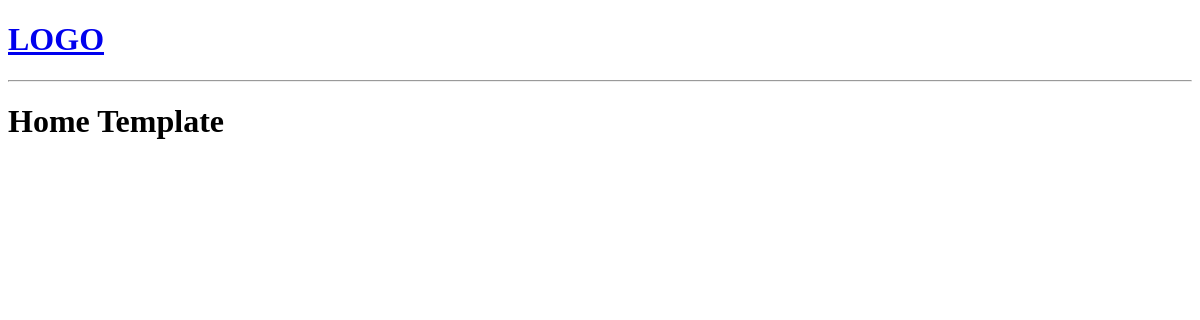
Before: / with the older database file.
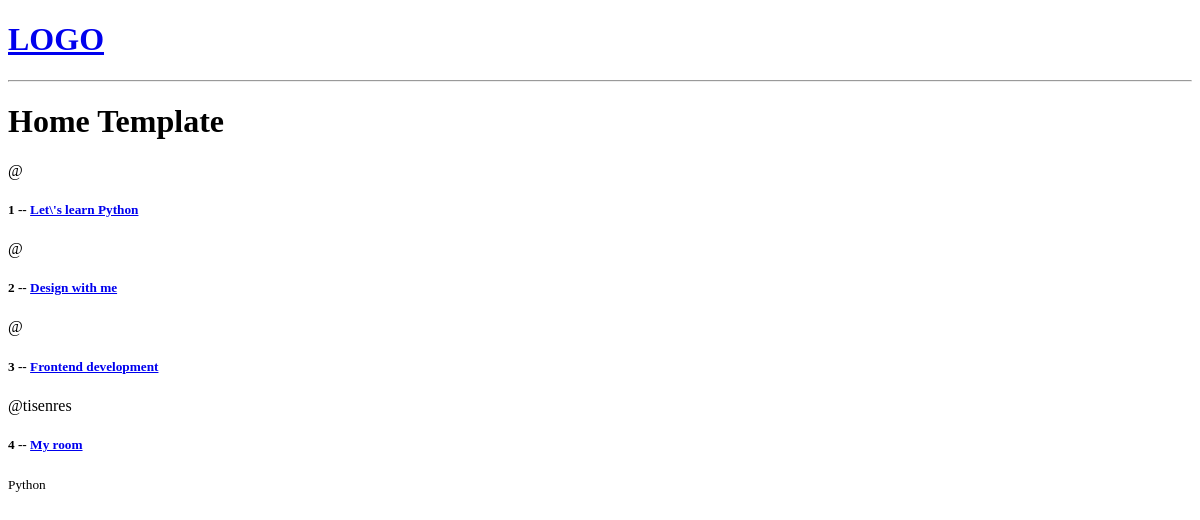
After: the same page with the newer database file.
### base/models.py (models this page shows, shortened)
class Room(models.Model):
    host = models.ForeignKey(User, on_delete=models.SET_NULL, null=True)
    topic = models.ForeignKey(Topic, on_delete=models.SET_NULL, null=True)
    name = models.CharField(max_length=200)
    description = models.TextField(null=True, blank=True)
    updated = models.DateTimeField(auto_now=True)
    created = models.DateTimeField(auto_now_add=True)

class Topic(models.Model):
    name = models.CharField(max_length=200)

### base/views.py (the view)
# urls.py: path('', views.home, name='home'),
def home(request):
    rooms = Room.objects.all()
    context = {'rooms': rooms}
    return render(request, 'base/home.html', context)

### base/templates/base/home.html
{% extends 'main.html' %}
{% block content %}
    <h1>Home Template</h1>
    <div>
        {% for room in rooms %}
            <div>
            <span>@{{ room.host.username }}</span>
                <h5>
                    {{ room.id }} -- <a href="{% url 'room' room.id %}">{{ room.name }}</a>
                </h5>
            <small>{{ room.topic.name }}</small>
            </div>
        {% endfor %}
    </div>
{% endblock content %}

### templates/main.html (shortened to what this page needs)
<!doctype html>
<html lang="en">
<head>
</head>
<body>
    {% include 'navbar.html' %}
    {% block content %}
    {% endblock %}
</body>
</html>

### templates/navbar.html
<a href="/">
    <h1>LOGO</h1>
</a>
<hr>

Changed rows visible on the page:
added Room: id "1", name "Let\\'s learn Python"
added Room: id "2", name "Design with me"
added Room: id "3", name "Frontend development"
added Room: host.username "tisenres", id "4", name "My room", topic.name "Python"
